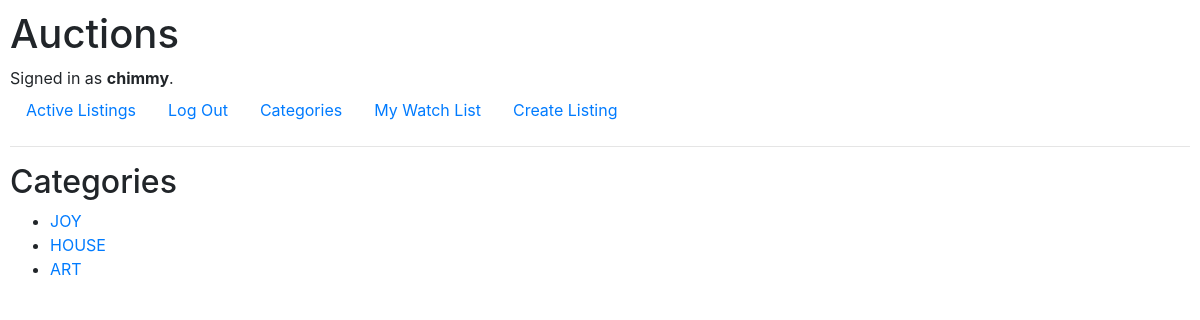
The app's page /categories (signed in), older data.
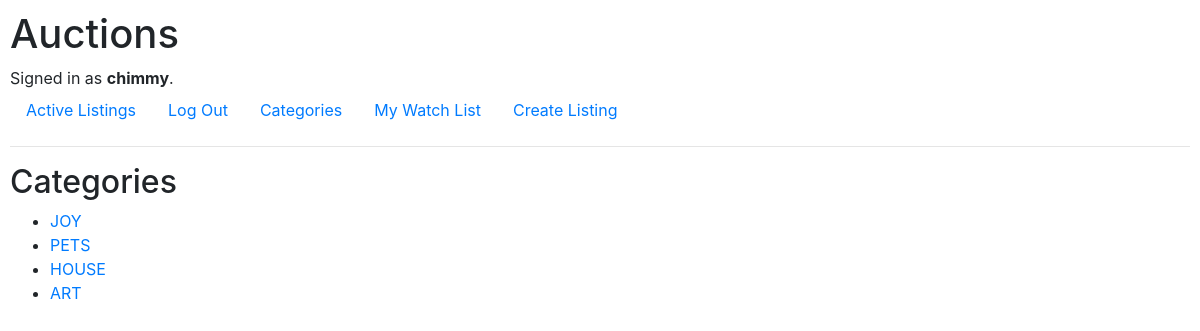
The same page, newer data.
### auctions/models.py (models this page shows, shortened)
class Listings(models.Model):
    creator = models.ForeignKey(User, on_delete=models.CASCADE, null=True)
    title = models.CharField(max_length=64, default='')
    description = models.CharField(max_length=300, default='')
    price = models.IntegerField(default='')
    link = models.CharField(max_length=128, default='')
    image = models.ImageField(upload_to='images/', default='', null=True, blank=True)
    is_open = models.BooleanField(default=False)
    category = models.CharField(
        max_length=5,
        choices=CATEGORIES,
        default='Art',
    )

### auctions/views.py (the view)
# urls.py: path('categories', views.categories, name='categories'),
def categories(request):
    listings = Listings.objects.all()
    categories_ = {category.category for category in listings}
    return render(request, 'auctions/categories.html', {
        'categories_': categories_
    })

### auctions/templates/auctions/categories.html
{% extends 'auctions/layout.html' %}
{% block body %}
<h2>Categories</h2>
    <ul>
    {% for category in categories_ %}
        <li><a href="{% url 'category' category=category%}">{{ category }}</a></li>
    {% endfor %}
    </ul>
{% endblock %}

Row changes from the older to the newer data that the page shows:
added Listings: categories_ "PETS"
